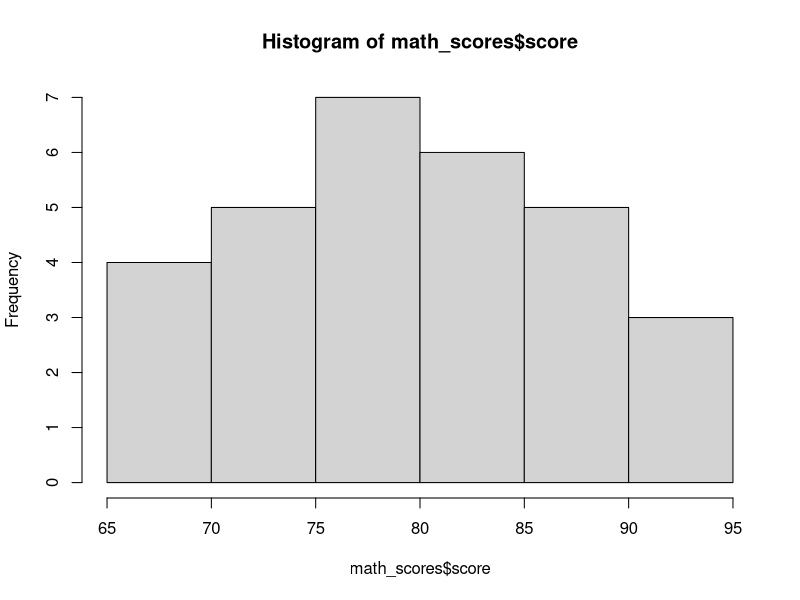
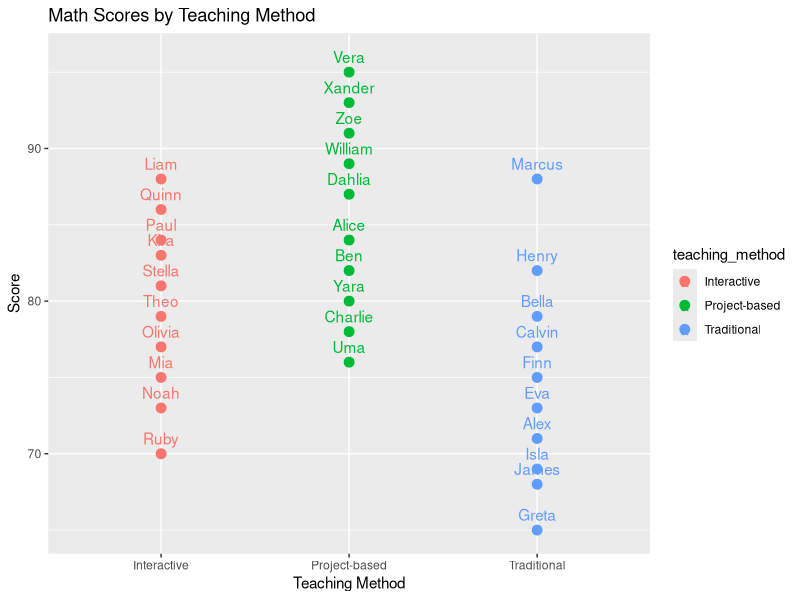
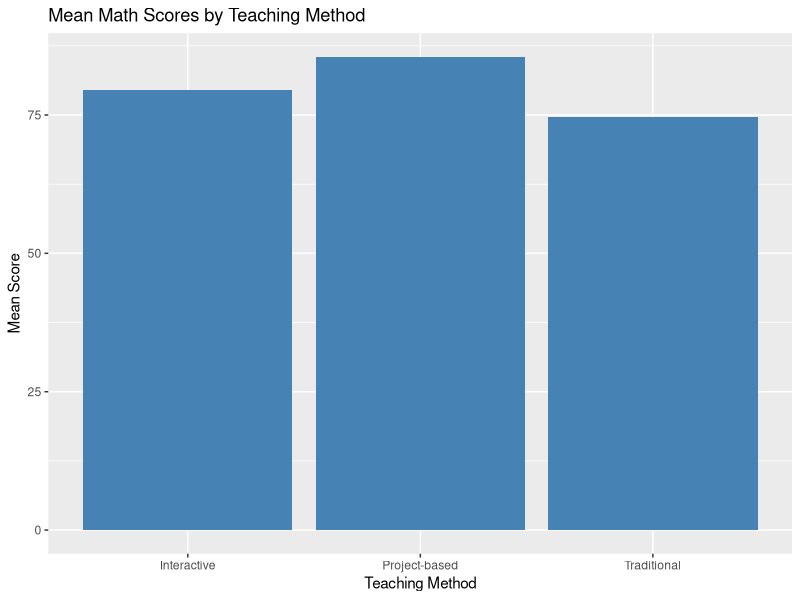
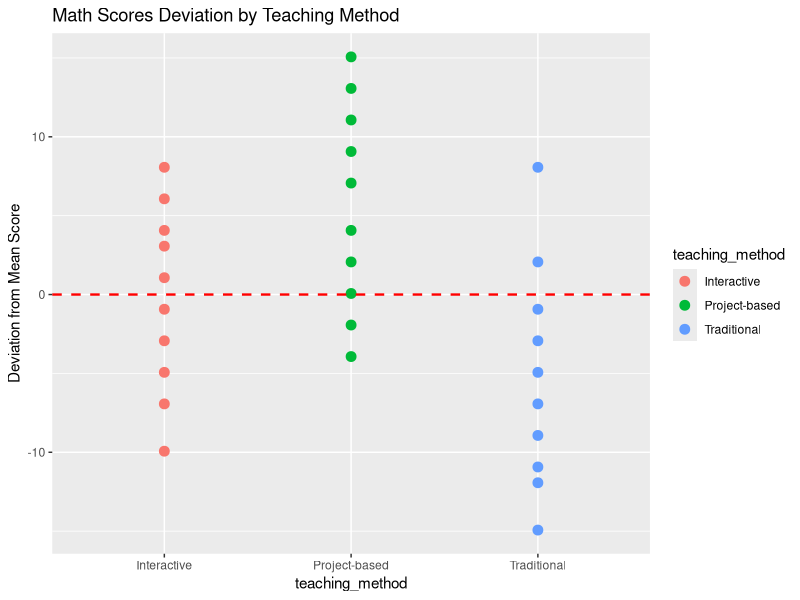
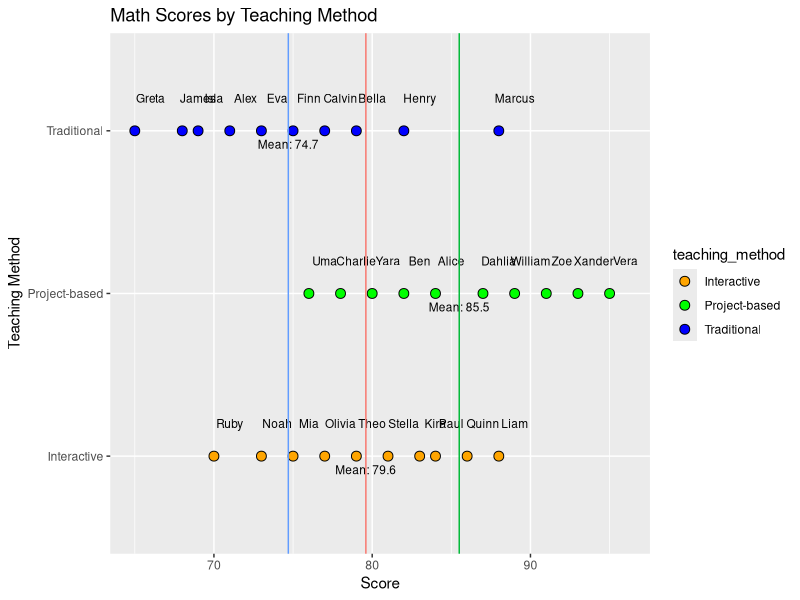
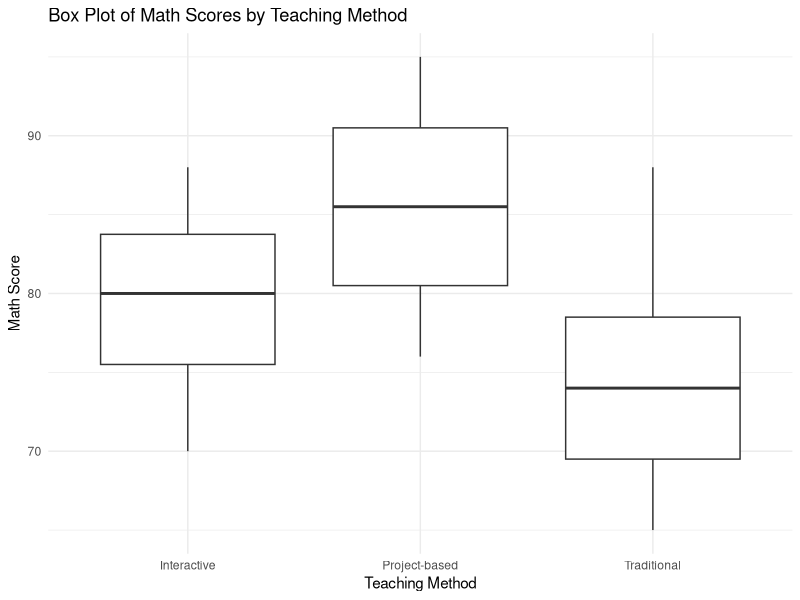

Recreate these plots in R, in order.

## Project:  SOC302, Fall 2025, ANOVA
# Located:   Kline TCNJ Google Drive
# File Name: Kline-3.2-ANOVA-teaching_method
# Date:      2025_7_11
# Who:       Zachary D. Kline


# Settings and Packages ---------------------------------------------------


## Load packages
# NOTE: Run base.R if these commands return an error!
library(readr)
library(dplyr)
library(ggplot2)
library(haven)
library(forcats)
library(psych)




# Step 1: Create the Data Frame ---------------------------------------



math_scores <- data.frame(
  teaching_method = c(rep("Traditional", 10), rep("Interactive", 10), rep("Project-based", 10)),
  score = c(71, 79, 77, 88, 73, 75, 65, 82, 69, 68,
            83, 88, 75, 73, 77, 84, 86, 70, 81, 79,
            76, 95, 89, 93, 80, 91, 84, 82, 78, 87),
  name = c("Alex", "Bella", "Calvin", "Marcus", "Eva", 
           "Finn", "Greta", "Henry", "Isla", "James", 
           "Kira", "Liam", "Mia", "Noah", "Olivia", 
           "Paul", "Quinn", "Ruby", "Stella", "Theo", 
           "Uma", "Vera", "William", "Xander", "Yara", 
           "Zoe", "Alice", "Ben", "Charlie", "Dahlia"),
  breakfast = c("No Breakfast", "Sugary Cereal", "No Breakfast", "Sugary Cereal", "No Breakfast", 
           "No Breakfast", "No Breakfast", "No Breakfast", "No Breakfast", "No Breakfast", 
           "Full Breakfast", "Full Breakfast", "Full Breakfast", "No Breakfast", "No Breakfast", 
           "Sugary Cereal", "Sugary Cereal", "Sugary Cereal", "Full Breakfast", "Sugary Cereal", 
           "Sugary Cereal", "Sugary Cereal", "Full Breakfast", "Full Breakfast", "Full Breakfast", 
           "Full Breakfast", "Sugary Cereal", "Full Breakfast", "Sugary Cereal", "Full Breakfast"),
  video_game_usage = c("More than an hour", "No video games", "No video games", "No video games", "No video games",
                       "No video games", "No video games", "No video games", "No video games", "No video games",
                       "An hour of video games", "An hour of video games", "An hour of video games", "More than an hour", "No video games",
                       "An hour of video games", "No video games", "No video games", "More than an hour", "No video games",
                       "More than an hour", "More than an hour", "No video games", "An hour of video games", "More than an hour",
                       "More than an hour", "An hour of video games", "No video games", "An hour of video games", "No video games"),
  music_type = c("Pop", "Rock", "Hip-Hop", "Classical", "Country",
                 "Pop", "Rock", "Hip-Hop", "Classical", "Country",
                 "Pop", "Rock", "Hip-Hop", "Classical", "Country",
                 "Pop", "Rock", "Hip-Hop", "Classical", "Country",
                 "Pop", "Rock", "Hip-Hop", "Classical", "Country",
                 "Pop", "Rock", "Hip-Hop", "Classical", "Country"))

math_scores$teacher_liked_by_parents <- c("Yes", "No", "No", "Yes", "Yes", 
                                          "No", "Yes", "No", "No", "Yes", 
                                          "No", "Yes", "Yes", "Yes", "No", 
                                          "Yes", "Yes", "No", "No", "No", 
                                          "Yes", "No", "Yes", "No", "Yes", 
                                          "No", "No", "Yes", "No", "Yes")

hist(math_scores$score)
mean(math_scores$score)
sd(math_scores$score)



# Step 2: Examine the Data ------------------------------------------------
plot1 <- ggplot(math_scores, aes(x = teaching_method, y = score, color = teaching_method, label = name)) +
  geom_point(size = 3) +
  ggtitle("Math Scores by Teaching Method") +
  ylab("Score") +
  xlab("Teaching Method") +
  geom_text(nudge_y = 1)
print(plot1)





# Step 3: Between Group Variation -----------------------------------------

# Compute the mean score for each teaching method
mean_scores <- aggregate(score ~ teaching_method, data = math_scores, FUN = mean)

# Create a barplot
plot2 <- ggplot(mean_scores, aes(x = teaching_method, y = score)) +
  geom_bar(stat = "identity", fill = "steelblue") +
  labs(title = "Mean Math Scores by Teaching Method", x = "Teaching Method", y = "Mean Score")
print(plot2)


# Step 4: Variation from Grand Mean ---------------------------------------
#create difference from the overall mean
math_scores$difference <- math_scores$score - mean(math_scores$score)

# add line at y intercept
plot3 <- ggplot(math_scores, aes(x = teaching_method, y = difference, color = teaching_method)) + 
  geom_point(size = 3) +
  geom_hline(yintercept = 0, linetype = "dashed", color = "red", size = 0.8) +
  ggtitle("Math Scores Deviation by Teaching Method") +
  ylab("Deviation from Mean Score")

print(plot3)


### A Note: Sum of squared differences here = SST or total sum of squares or variation
# (worry less about the mathmatical nuance than the premise)
#math behind var
math_scores$difference2 <- math_scores$difference*math_scores$difference
sum(math_scores$difference2)
1717.867/(30-1)# R doesn't subtract 1 from n
var(math_scores$difference)
sd(math_scores$difference)


# Step 5: Within Group Variation ------------------------------------------


# Students are different!!!
### Create a scatter plot with mean lines and labels for each student
plot4 <- ggplot(math_scores, aes(x = score, y = teaching_method, label = name, fill = teaching_method)) +
  geom_point(shape = 21, size = 3, stroke = 0.5) +
  geom_text(size = 3, nudge_x = 1, nudge_y = 0.2) +
  geom_vline(data = mean_scores, aes(xintercept = score, color = teaching_method), linetype = "solid", show.legend = FALSE) +
  geom_text(data = mean_scores, aes(x = score, y = teaching_method, label = paste("Mean:", round(score, 2))), size = 3, vjust = 2, color = "black") +
  scale_fill_manual(values = c("Traditional" = "blue", "Interactive" = "orange", "Project-based" = "green")) +
  labs(title = "Math Scores by Teaching Method", x = "Score", y = "Teaching Method")

print(plot4)



# Step 6: ANOVA -----------------------------------------------------------
# Perform ANOVA
anova <- aov(score ~ teaching_method, data = math_scores)
# Summarize ANOVA results
summary(anova)
# total
585+1133
# get R2
# between/total
# OR between/(between+within)
766/(1718)


# Step 7: Do One Yourself!  -----------------------------------------------------------





# Boxplot - if helpful for your final  ------------------------------------


# BOX PLOT
ggplot(math_scores, aes(x = teaching_method, y = score)) +
  geom_boxplot() +
  labs(title = "Box Plot of Math Scores by Teaching Method",
       x = "Teaching Method",
       y = "Math Score") +
  theme_minimal()
